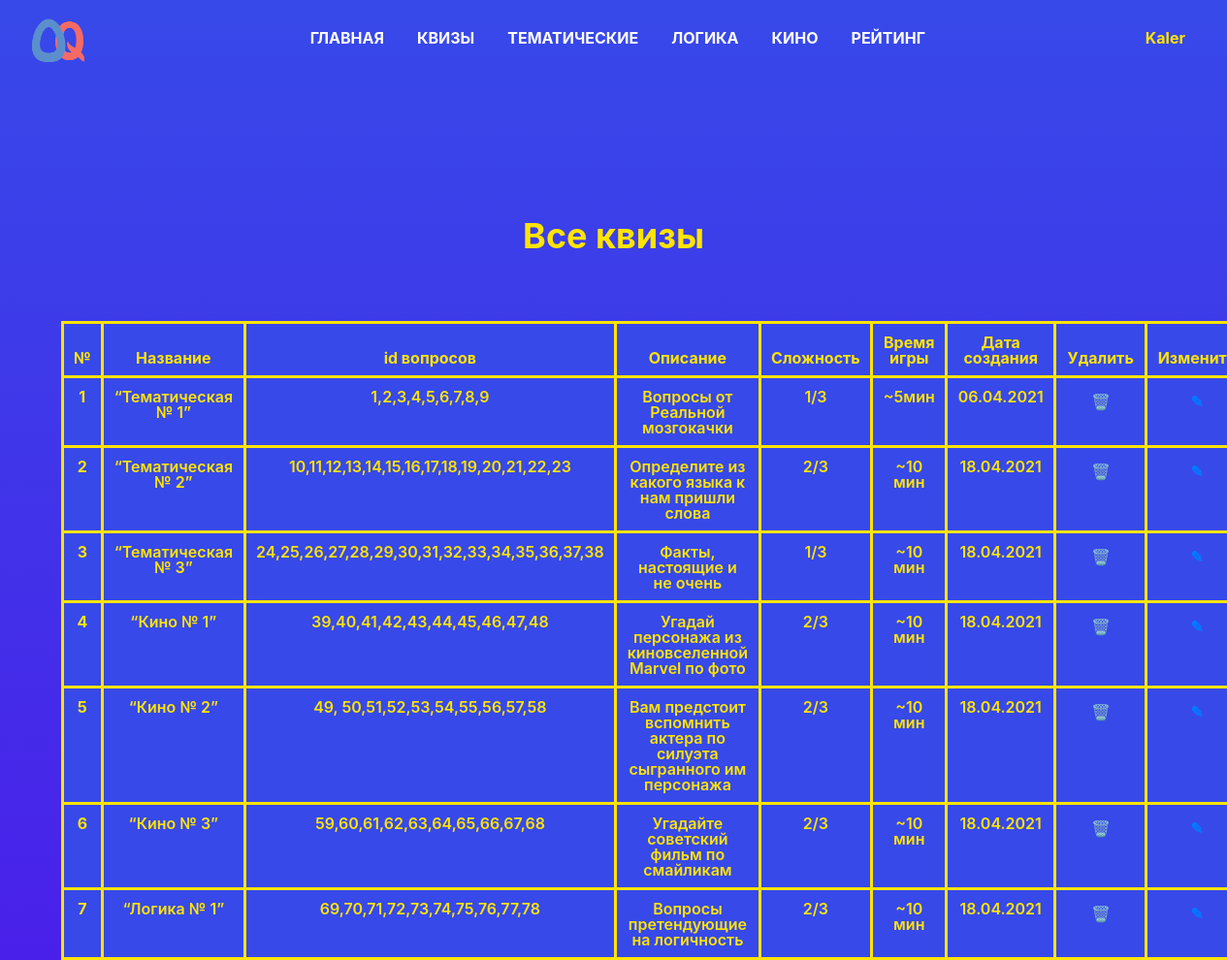
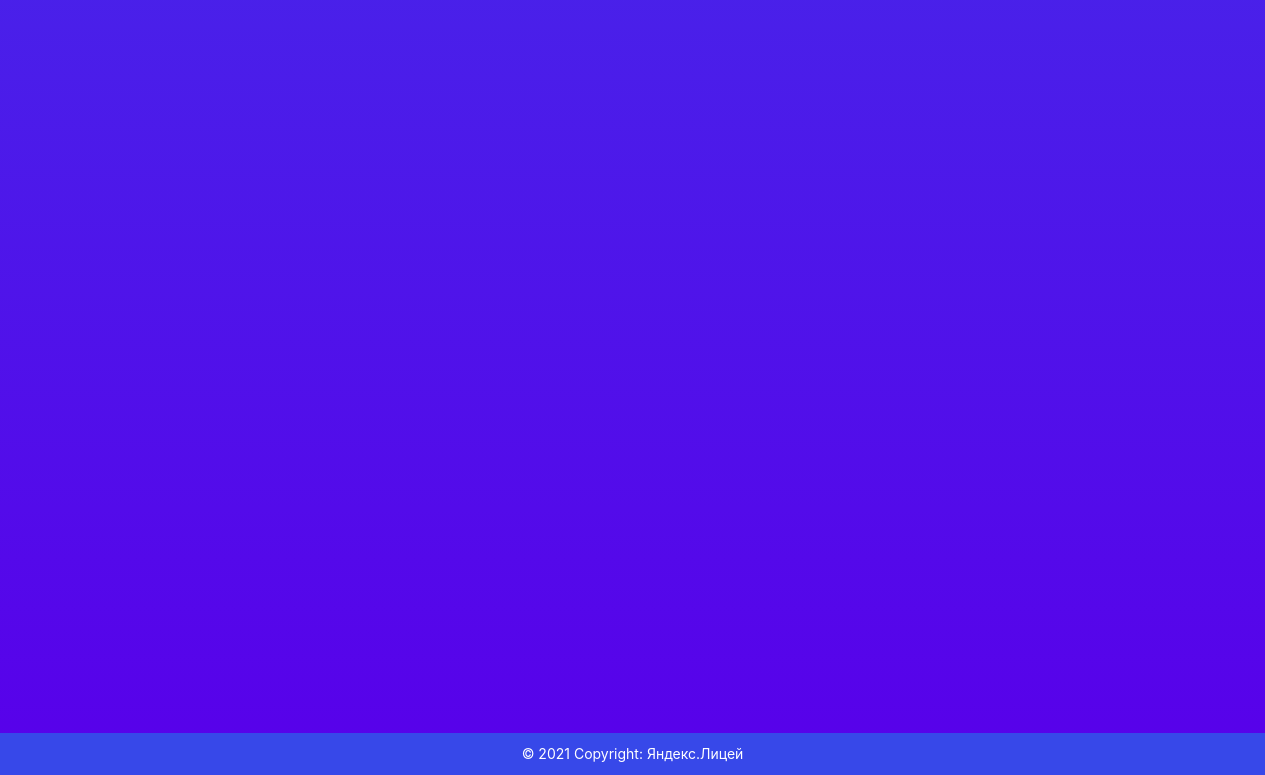
Screenshot of /all_quizzes (signed in) with the database file from the repository (2 pictures, top to bottom).
### data/users.py (models this page shows, shortened)
class User(SqlAlchemyBase, UserMixin):
    __tablename__ = 'users'
    id = sqlalchemy.Column(sqlalchemy.Integer,
                           primary_key=True, autoincrement=True)
    name = sqlalchemy.Column(sqlalchemy.String, nullable=True)
    email = sqlalchemy.Column(sqlalchemy.String,
                              index=True, unique=True, nullable=True)
    status = sqlalchemy.Column(sqlalchemy.String, nullable=True)
    hashed_password = sqlalchemy.Column(sqlalchemy.String, nullable=True)
    created_date = sqlalchemy.Column(sqlalchemy.DateTime,
                                     default=datetime.datetime.now)

### data/quizes.py (models this page shows)
class Quiz(SqlAlchemyBase, SerializerMixin):
    __tablename__ = 'quizes'
    id = sqlalchemy.Column(sqlalchemy.Integer,
                           primary_key=True, autoincrement=True)
    title = sqlalchemy.Column(sqlalchemy.String, nullable=True)
    questions = sqlalchemy.Column(sqlalchemy.String, nullable=True)
    description = sqlalchemy.Column(sqlalchemy.String, nullable=True)
    difficulty = sqlalchemy.Column(sqlalchemy.String, nullable=True)
    game_time = sqlalchemy.Column(sqlalchemy.String, nullable=True)
    created_date = sqlalchemy.Column(sqlalchemy.DateTime,
                                     default=datetime.datetime.now)

### views.py (the view)
@app.route('/all_quizzes')
@login_required
def all_quizzes():
    if current_user.id == 1 or current_user.status == "Администратор":
        quizzes_info = []
        db_sess = db_session.create_session()
        quizzes = db_sess.query(Quiz).all()
        for quiz in quizzes:
            quizzes_info.append((quiz.id, quiz.title, quiz.questions.replace("~", ","),
                                 quiz.description, quiz.difficulty, quiz.game_time,
                                 quiz.created_date.strftime("%d.%m.%Y")))
        return render_template("all_quizzes.html", quizes=quizzes_info)
    abort(404)

### data/db_session.py (called while the page is built)
def create_session() -> Session:
    global __factory
    return __factory()

### views.py (called while the page is built)
@login_manager.user_loader
def load_user(user_id):
    db_sess = db_session.create_session()
    return db_sess.query(User).get(user_id)

### templates/all_quizzes.html
{% extends "base.html" %}
{% block content %}
<div class="quizes">
	<div class="quizes__content">
		<div class="container">
			<div class="quizes__title">Все квизы</div>
			<div class="quizes__table">
				<table class="quizes__table table">
				  <thead>
				    <tr>
				      <th>№</th>
				      <th>Название</th>
				      <th>id вопросов</th>
				      <th>Описание</th>
				      <th>Сложность</th>
				      <th>Время игры</th>
				      <th>Дата создания</th>
				      <th>Удалить</th>
				      <th>Изменить</th>
				    </tr>
				  </thead>
				  <tbody>
				  	{% for quiz in quizes %}
				  		<tr>
				      		<th scope="row">{{ loop.index }}</th>
				      		<td>{{ quiz[1] }}</td>
				      		<td>{{ quiz[2] }}</td>
				      		<td>{{ quiz[3] }}</td>
				      		<td>{{ quiz[4] }}</td>
				      		<td>{{ quiz[5] }}</td>
				      		<td>{{ quiz[6] }}</td>
				      		<td>
				      			<div class="quizes__btn yellow__btn2">
									<a href="/quiz_delete/{{ quiz[0] }}">🗑</a>
								</div>
				      		</td>
				      		<td>
				      			<div class="quizes__btn yellow__btn2">
									<a href="/quiz_edit/{{ quiz[0] }}">✎</a>
								</div>
				      		</td>
				    	</tr>
				  	{% endfor %}
				  </tbody>
				</table>
			</div>
		</div>
	</div>
</div>
{% endblock %}

### templates/base.html (shortened to what this page needs)
<!doctype html>
<html lang="en">
<head>
    <link rel="stylesheet"
          href="https://stackpath.bootstrapcdn.com/bootstrap/4.4.1/css/bootstrap.min.css"
>
    <link rel="stylesheet" type="text/css" href="/static/css/style.css"/>
</head>
<body>
  <div class="wrapper">
    <div class="header">
      <header>
        <nav class="navbar navbar-expand-lg navbar-light">
          <div class="container-fluid">
              <a class="navbar-brand" href="/">
                <img class="navbar__logo" src="../static/img/logo.png" width="64px" height="64px;">
              </a>
              {% if current_user.is_authenticated %}
                  <div class="collapse navbar-collapse" id="navbarNav">
              {% else %}
                  <div class="collapse navbar-collapse navbar__margin" id="navbarNav">
              {% endif %}
                <ul class="navbar-nav">
                  <li class="nav-item">
                    <a class="nav-link active" aria-current="page" href="/">ГЛАВНАЯ</a>
                  </li>
                  <li class="nav-item">
                    <a class="nav-link" href="/quizzes">КВИЗЫ</a>
                  </li>
                  <li class="nav-item">
                    <a class="nav-link" href="/thematic">ТЕМАТИЧЕСКИЕ</a>
                  </li>
                  <li class="nav-item">
                    <a class="nav-link" href="/logic">ЛОГИКА</a>
                  </li>
                  <li class="nav-item">
                    <a class="nav-link" href="/movie">КИНО</a>
                  </li>
                  <li class="nav-item">
                    <a class="nav-link" href="/rating">РЕЙТИНГ</a>
                  </li>
                </ul>
              </div>
              {% if current_user.is_authenticated %}
                  <div class="user_name__wrapper">
                    <a class="nav-link user_name" href="/profile/{{current_user.name}}">{{ current_user.name }}</a>
                  </div>
              {% else %}
                  <div class="form__btns">
                      <a class="btn btn-primary form__btn" href="/register">Зарегистрироваться</a>
                      <a class="btn btn-success form__btn" href="/login">Войти</a>
                  </div>
              {% endif %}
          </div>
        </nav>
      </header>
    </div>
    <div class="content">
      <main role="main">
        {% block content %}{% endblock %}
      </main>
    </div>
    <div class="footer">
      <footer class="text-center text-lg-start">
        <div class="text-center p-3">
          © 2021 Copyright:
          <a href="https://yandexlyceum.ru/" class="footer__yandex">Яндекс.Лицей</a>
        </div>
      </footer>
    </div>
  </div>
</body>
</html>

### static/css/style.css (style rules this page uses)
* { padding: 0; margin: 0; border: 0; }
*,*:before,*:after { -moz-box-sizing: border-box; -webkit-box-sizing: border-box; box-sizing: border-box; }
nav,footer,header,aside { display: block; }
html,body { height: 100%; width: 100%; font-size: 100%; line-height: 1; font-size: 14px; -ms-text-size-adjust: 100%; -moz-text-size-adjust: 100%; -webkit-text-size-adjust: 100%; }
a, a:visited { text-decoration: none; }
ul li { list-style: none; }
img { vertical-align: top; }
body { position: relative; height: 100%; width: 100%; }
.wrapper { background: -webkit-gradient(linear,left top,left bottom,from(#3749e9),to(#5800ea)); display: flex; flex-direction: column; }
.container { max-width: 1170px; }
.content { margin-bottom: 100px; }
.navbar { width: 100%; position: fixed; z-index: 999; background: transparent; transition: background 500ms linear; }
.navbar-collapse { justify-content: center; }
.navbar-brand { width: 64px; height: 64px; }
.nav-item { padding: 0px 10px; font-size: 16px; font-weight: bold; }
.nav-item a { color: white !important; }
.p-3 { background-color: #3748e9; }
footer { color: #ffffff; }
footer a { color: #ffffff; }
.yellow__btn2 { font-style: normal; font-weight: 900; font-size: 16px; line-height: 20px; display: inline-block; align-items: center; text-transform: uppercase; color: #000000; background: #FFE400; text-decoration: none; transition: all 0.5s ease; outline: none; border: none; position: relative; cursor: pointer; width: 150px; height: 50px; font-weight: bold; }
.yellow__btn2 a { display: block; padding: 15px 0px 15px 0px; }
.user_name { color: #FFE400; font-weight: 700; font-size: 16px; }
.my_questions__table th, tr, td { border: 3px solid #FFE400; }
.rating__table th, tr, td { border: 3px solid #FFE400; }
.users__table th, tr, td { border: 3px solid #FFE400; }
.moderation__table th, tr, td { border: 3px solid #FFE400; }
.quizes { padding-top: 225px; text-align: center; }
.quizes__content { margin-bottom: 50%; text-align: center; }
.quizes__title { font-size: 36px; margin-bottom: 70px; font-weight: 700; color: #FFE400; }
.quizes__table { background-color: #3749e9; color: #FFE400; font-weight: 600; font-size: 16px; }
.quizes__table th, tr, td { border: 3px solid #FFE400; }
.quizes__btn { width: 70px; height: 25px; color: black; font-size: 16px; background: transparent; }
.quizes__btn a { display: block; padding: 3px 0px 3px 0px; }
.questions__table th, tr, td { border: 3px solid #FFE400; }

### rows the page displays
User: name "Kaler"
Quiz: title "“Тематическая № 1”", questions "1,2,3,4,5,6,7,8,9", description "Вопросы от Реальной мозгокачки", difficulty "1/3", game_time "~5мин", created_date "06.04.2021"
Quiz: title "“Тематическая № 2”", questions "10,11,12,13,14,15,16,17,18,19,20,21,22,23", description "Определите из какого языка к нам пришли слова", difficulty "2/3", game_time "~10 мин", created_date "18.04.2021"
Quiz: title "“Тематическая № 3”", questions "24,25,26,27,28,29,30,31,32,33,34,35,36,37,38", description "Факты, настоящие и не очень", difficulty "1/3", game_time "~10 мин", created_date "18.04.2021"
Quiz: title "“Кино № 1”", questions "39,40,41,42,43,44,45,46,47,48", description "Угадай персонажа из киновселенной Marvel по фото", difficulty "2/3", game_time "~10 мин", created_date "18.04.2021"
Quiz: title "“Кино № 2”", questions "49, 50,51,52,53,54,55,56,57,58", description "Вам предстоит вспомнить актера по силуэта сыгранного им персонажа", difficulty "2/3", game_time "~10 мин", created_date "18.04.2021"
Quiz: title "“Кино № 3”", questions "59,60,61,62,63,64,65,66,67,68", description "Угадайте советский фильм по смайликам", difficulty "2/3", game_time "~10 мин", created_date "18.04.2021"
Quiz: title "“Логика № 1”", questions "69,70,71,72,73,74,75,76,77,78", description "Вопросы претендующие на логичность", difficulty "2/3", game_time "~10 мин", created_date "18.04.2021"
